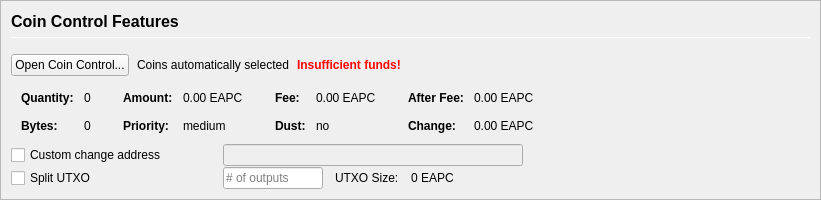
         <widget class="QFrame" name="frameCoinControl">
          <property name="sizePolicy">
           <sizepolicy hsizetype="Expanding" vsizetype="Expanding">
            <horstretch>0</horstretch>
            <verstretch>0</verstretch>
           </sizepolicy>
          </property>
          <property name="maximumSize">
           <size>
            <width>16777215</width>
            <height>16777215</height>
           </size>
          </property>
          <property name="frameShape">
           <enum>QFrame::StyledPanel</enum>
          </property>
          <property name="frameShadow">
           <enum>QFrame::Sunken</enum>
          </property>
          <layout class="QVBoxLayout" name="verticalLayoutCoinControl2">
           <property name="spacing">
            <number>0</number>
           </property>
           <property name="leftMargin">
            <number>0</number>
           </property>
           <property name="topMargin">
            <number>0</number>
           </property>
           <property name="rightMargin">
            <number>0</number>
           </property>
           <property name="bottomMargin">
            <number>0</number>
           </property>
           <item>
            <widget class="QFrame" name="frameCoinControl_BG">
             <layout class="QVBoxLayout" name="verticalLayoutCoinControl" stretch="0,0,0,0,0,0">
              <property name="spacing">
               <number>1</number>
              </property>
              <property name="leftMargin">
               <number>10</number>
              </property>
              <property name="topMargin">
               <number>10</number>
              </property>
              <item>
               <layout class="QHBoxLayout" name="horizontalLayoutCoinControl1">
                <property name="bottomMargin">
                 <number>15</number>
                </property>
                <item>
                 <layout class="QVBoxLayout" name="verticalLayout_3">
                  <property name="spacing">
                   <number>6</number>
                  </property>
                  <item>
                   <widget class="QLabel" name="labelCoinControlFeatures">
                    <property name="sizePolicy">
                     <sizepolicy hsizetype="Preferred" vsizetype="Maximum">
                      <horstretch>0</horstretch>
                      <verstretch>0</verstretch>
                     </sizepolicy>
                    </property>
                    <property name="minimumSize">
                     <size>
                      <width>0</width>
                      <height>20</height>
                     </size>
                    </property>
                    <property name="font">
                     <font>
                      <pointsize>12</pointsize>
                      <weight>75</weight>
                      <bold>true</bold>
                     </font>
                    </property>
                    <property name="styleSheet">
                     <string notr="true">font-weight:bold;</string>
                    </property>
                    <property name="text">
                     <string>Coin Control Features</string>
                    </property>
                   </widget>
                  </item>
                  <item>
                   <widget class="Line" name="line">
                    <property name="minimumSize">
                     <size>
                      <width>0</width>
                      <height>1</height>
                     </size>
                    </property>
                    <property name="maximumSize">
                     <size>
                      <width>16777215</width>
                      <height>1</height>
                     </size>
                    </property>
                    <property name="orientation">
                     <enum>Qt::Horizontal</enum>
                    </property>
                   </widget>
                  </item>
                 </layout>
                </item>
               </layout>
              </item>
              <item>
               <layout class="QHBoxLayout" name="horizontalLayoutCoinControl2" stretch="0,0,0,0">
                <property name="spacing">
                 <number>8</number>
                </property>
                <property name="bottomMargin">
                 <number>10</number>
                </property>
                <item>
                 <widget class="QPushButton" name="pushButtonCoinControl">
                  <property name="styleSheet">
                   <string notr="true"/>
                  </property>
                  <property name="text">
                   <string>Open Coin Control...</string>
                  </property>
                  <property name="autoDefault">
                   <bool>false</bool>
                  </property>
                 </widget>
                </item>
                <item>
                 <widget class="QLabel" name="labelCoinControlAutomaticallySelected">
                  <property name="text">
                   <string>Coins automatically selected</string>
                  </property>
                  <property name="margin">
                   <number>5</number>
                  </property>
                 </widget>
                </item>
                <item>
                 <widget class="QLabel" name="labelCoinControlInsuffFunds">
                  <property name="font">
                   <font>
                    <weight>75</weight>
                    <bold>true</bold>
                   </font>
                  </property>
                  <property name="styleSheet">
                   <string notr="true">color:red;font-weight:bold;</string>
                  </property>
                  <property name="text">
                   <string>Insufficient funds!</string>
                  </property>
                  <property name="margin">
                   <number>5</number>
                  </property>
                 </widget>
                </item>
                <item>
                 <spacer name="horizontalSpacerCoinControl">
                  <property name="orientation">
                   <enum>Qt::Horizontal</enum>
                  </property>
                  <property name="sizeHint" stdset="0">
                   <size>
                    <width>40</width>
                    <height>1</height>
                   </size>
                  </property>
                 </spacer>
                </item>
               </layout>
              </item>
              <item>
               <widget class="QWidget" name="widgetCoinControl" native="true">
                <property name="sizePolicy">
                 <sizepolicy hsizetype="Preferred" vsizetype="Preferred">
                  <horstretch>0</horstretch>
                  <verstretch>0</verstretch>
                 </sizepolicy>
                </property>
                <property name="minimumSize">
                 <size>
                  <width>0</width>
                  <height>0</height>
                 </size>
                </property>
                <property name="styleSheet">
                 <string notr="true"/>
                </property>
                <layout class="QHBoxLayout" name="horizontalLayoutCoinControl5">
                 <property name="leftMargin">
                  <number>0</number>
                 </property>
                 <property name="topMargin">
                  <number>0</number>
                 </property>
                 <property name="rightMargin">
                  <number>0</number>
                 </property>
                 <property name="bottomMargin">
                  <number>0</number>
                 </property>
                 <item>
                  <layout class="QHBoxLayout" name="horizontalLayoutCoinControl3" stretch="0,0,0,1">
                   <property name="spacing">
                    <number>20</number>
                   </property>
                   <property name="topMargin">
                    <number>0</number>
                   </property>
                   <property name="bottomMargin">
                    <number>10</number>
                   </property>
                   <item>
                    <layout class="QFormLayout" name="formLayoutCoinControl1">
                     <property name="horizontalSpacing">
                      <number>10</number>
                     </property>
                     <property name="verticalSpacing">
                      <number>14</number>
                     </property>
                     <property name="leftMargin">
                      <number>10</number>
                     </property>
                     <property name="topMargin">
                      <number>4</number>
                     </property>
                     <property name="rightMargin">
                      <number>6</number>
                     </property>
                     <item row="0" column="0">
                      <widget class="QLabel" name="labelCoinControlQuantityText">
                       <property name="font">
                        <font>
                         <weight>75</weight>
                         <bold>true</bold>
                        </font>
                       </property>
                       <property name="text">
                        <string>Quantity:</string>
                       </property>
                       <property name="margin">
                        <number>0</number>
                       </property>
                      </widget>
                     </item>
                     <item row="0" column="1">
                      <widget class="QLabel" name="labelCoinControlQuantity">
                       <property name="cursor">
                        <cursorShape>IBeamCursor</cursorShape>
                       </property>
                       <property name="contextMenuPolicy">
                        <enum>Qt::ActionsContextMenu</enum>
                       </property>
                       <property name="text">
                        <string notr="true">0</string>
                       </property>
                       <property name="margin">
                        <number>0</number>
                       </property>
                       <property name="textInteractionFlags">
                        <set>Qt::LinksAccessibleByMouse|Qt::TextSelectableByKeyboard|Qt::TextSelectableByMouse</set>
                       </property>
                      </widget>
                     </item>
                     <item row="1" column="0">
                      <widget class="QLabel" name="labelCoinControlBytesText">
                       <property name="font">
                        <font>
                         <weight>75</weight>
                         <bold>true</bold>
                        </font>
                       </property>
                       <property name="text">
                        <string>Bytes:</string>
                       </property>
                      </widget>
                     </item>
                     <item row="1" column="1">
                      <widget class="QLabel" name="labelCoinControlBytes">
                       <property name="cursor">
                        <cursorShape>IBeamCursor</cursorShape>
                       </property>
                       <property name="contextMenuPolicy">
                        <enum>Qt::ActionsContextMenu</enum>
                       </property>
                       <property name="text">
                        <string notr="true">0</string>
                       </property>
                       <property name="textInteractionFlags">
                        <set>Qt::LinksAccessibleByMouse|Qt::TextSelectableByKeyboard|Qt::TextSelectableByMouse</set>
                       </property>
                      </widget>
                     </item>
                    </layout>
                   </item>
                   <item>
                    <layout class="QFormLayout" name="formLayoutCoinControl2">
                     <property name="horizontalSpacing">
                      <number>10</number>
                     </property>
                     <property name="verticalSpacing">
                      <number>14</number>
                     </property>
                     <property name="leftMargin">
                      <number>6</number>
                     </property>
                     <property name="topMargin">
                      <number>4</number>
                     </property>
                     <property name="rightMargin">
                      <number>6</number>
                     </property>
                     <item row="0" column="0">
                      <widget class="QLabel" name="labelCoinControlAmountText">
                       <property name="font">
                        <font>
                         <weight>75</weight>
                         <bold>true</bold>
                        </font>
                       </property>
                       <property name="text">
                        <string>Amount:</string>
                       </property>
                       <property name="margin">
                        <number>0</number>
                       </property>
                      </widget>
                     </item>
                     <item row="0" column="1">
                      <widget class="QLabel" name="labelCoinControlAmount">
                       <property name="cursor">
                        <cursorShape>IBeamCursor</cursorShape>
                       </property>
                       <property name="contextMenuPolicy">
                        <enum>Qt::ActionsContextMenu</enum>
                       </property>
                       <property name="text">
                        <string notr="true">0.00 EAPC</string>
                       </property>
                       <property name="textInteractionFlags">
                        <set>Qt::LinksAccessibleByMouse|Qt::TextSelectableByKeyboard|Qt::TextSelectableByMouse</set>
                       </property>
                      </widget>
                     </item>
                     <item row="1" column="0">
                      <widget class="QLabel" name="labelCoinControlPriorityText">
                       <property name="font">
                        <font>
                         <weight>75</weight>
                         <bold>true</bold>
                        </font>
                       </property>
                       <property name="text">
                        <string>Priority:</string>
                       </property>
                      </widget>
                     </item>
                     <item row="1" column="1">
                      <widget class="QLabel" name="labelCoinControlPriority">
                       <property name="cursor">
                        <cursorShape>IBeamCursor</cursorShape>
                       </property>
                       <property name="contextMenuPolicy">
                        <enum>Qt::ActionsContextMenu</enum>
                       </property>
                       <property name="text">
                        <string>medium</string>
                       </property>
                       <property name="textInteractionFlags">
                        <set>Qt::LinksAccessibleByMouse|Qt::TextSelectableByKeyboard|Qt::TextSelectableByMouse</set>
                       </property>
                      </widget>
                     </item>
                    </layout>
                   </item>
                   <item>
                    <layout class="QFormLayout" name="formLayoutCoinControl3">
                     <property name="horizontalSpacing">
                      <number>10</number>
                     </property>
                     <property name="verticalSpacing">
                      <number>14</number>
                     </property>
                     <property name="leftMargin">
                      <number>6</number>
                     </property>
                     <property name="topMargin">
                      <number>4</number>
                     </property>
                     <property name="rightMargin">
                      <number>6</number>
                     </property>
                     <item row="0" column="0">
                      <widget class="QLabel" name="labelCoinControlFeeText">
                       <property name="font">
                        <font>
                         <weight>75</weight>
                         <bold>true</bold>
                        </font>
                       </property>
                       <property name="text">
                        <string>Fee:</string>
                       </property>
                       <property name="margin">
                        <number>0</number>
                       </property>
                      </widget>
                     </item>
                     <item row="0" column="1">
                      <widget class="QLabel" name="labelCoinControlFee">
                       <property name="cursor">
                        <cursorShape>IBeamCursor</cursorShape>
                       </property>
                       <property name="contextMenuPolicy">
                        <enum>Qt::ActionsContextMenu</enum>
                       </property>
                       <property name="text">
                        <string notr="true">0.00 EAPC</string>
                       </property>
                       <property name="textInteractionFlags">
                        <set>Qt::LinksAccessibleByMouse|Qt::TextSelectableByKeyboard|Qt::TextSelectableByMouse</set>
                       </property>
                      </widget>
                     </item>
                     <item row="1" column="0">
                      <widget class="QLabel" name="labelCoinControlLowOutputText">
                       <property name="font">
                        <font>
                         <weight>75</weight>
                         <bold>true</bold>
                        </font>
                       </property>
                       <property name="text">
                        <string>Dust:</string>
                       </property>
                      </widget>
                     </item>
                     <item row="1" column="1">
                      <widget class="QLabel" name="labelCoinControlLowOutput">
                       <property name="cursor">
                        <cursorShape>IBeamCursor</cursorShape>
                       </property>
                       <property name="contextMenuPolicy">
                        <enum>Qt::ActionsContextMenu</enum>
                       </property>
                       <property name="text">
                        <string>no</string>
                       </property>
                       <property name="textInteractionFlags">
                        <set>Qt::LinksAccessibleByMouse|Qt::TextSelectableByKeyboard|Qt::TextSelectableByMouse</set>
                       </property>
                      </widget>
                     </item>
                    </layout>
                   </item>
                   <item>
                    <layout class="QFormLayout" name="formLayoutCoinControl4">
                     <property name="horizontalSpacing">
                      <number>10</number>
                     </property>
                     <property name="verticalSpacing">
                      <number>14</number>
                     </property>
                     <property name="leftMargin">
                      <number>6</number>
                     </property>
                     <property name="topMargin">
                      <number>4</number>
                     </property>
                     <property name="rightMargin">
                      <number>6</number>
                     </property>
                     <item row="0" column="0">
                      <widget class="QLabel" name="labelCoinControlAfterFeeText">
                       <property name="font">
                        <font>
                         <weight>75</weight>
                         <bold>true</bold>
                        </font>
                       </property>
                       <property name="text">
                        <string>After Fee:</string>
                       </property>
                       <property name="margin">
                        <number>0</number>
                       </property>
                      </widget>
                     </item>
                     <item row="0" column="1">
                      <widget class="QLabel" name="labelCoinControlAfterFee">
                       <property name="cursor">
                        <cursorShape>IBeamCursor</cursorShape>
                       </property>
                       <property name="contextMenuPolicy">
                        <enum>Qt::ActionsContextMenu</enum>
                       </property>
                       <property name="text">
                        <string notr="true">0.00 EAPC</string>
                       </property>
                       <property name="textInteractionFlags">
                        <set>Qt::LinksAccessibleByMouse|Qt::TextSelectableByKeyboard|Qt::TextSelectableByMouse</set>
                       </property>
                      </widget>
                     </item>
                     <item row="1" column="0">
                      <widget class="QLabel" name="labelCoinControlChangeText">
                       <property name="font">
                        <font>
                         <weight>75</weight>
                         <bold>true</bold>
                        </font>
                       </property>
                       <property name="text">
                        <string>Change:</string>
                       </property>
                      </widget>
                     </item>
                     <item row="1" column="1">
                      <widget class="QLabel" name="labelCoinControlChange">
                       <property name="cursor">
                        <cursorShape>IBeamCursor</cursorShape>
                       </property>
                       <property name="contextMenuPolicy">
                        <enum>Qt::ActionsContextMenu</enum>
                       </property>
                       <property name="text">
                        <string notr="true">0.00 EAPC</string>
                       </property>
                       <property name="textInteractionFlags">
                        <set>Qt::LinksAccessibleByMouse|Qt::TextSelectableByKeyboard|Qt::TextSelectableByMouse</set>
                       </property>
                      </widget>
                     </item>
                    </layout>
                   </item>
                  </layout>
                 </item>
                </layout>
               </widget>
              </item>
              <item>
               <layout class="QHBoxLayout" name="horizontalLayoutCoinControl4">
                <property name="spacing">
                 <number>12</number>
                </property>
                <property name="sizeConstraint">
                 <enum>QLayout::SetDefaultConstraint</enum>
                </property>
                <property name="topMargin">
                 <number>0</number>
                </property>
                <property name="rightMargin">
                 <number>0</number>
                </property>
                <item>
                 <widget class="QCheckBox" name="checkBoxCoinControlChange">
                  <property name="sizePolicy">
                   <sizepolicy hsizetype="Preferred" vsizetype="Preferred">
                    <horstretch>0</horstretch>
                    <verstretch>0</verstretch>
                   </sizepolicy>
                  </property>
                  <property name="minimumSize">
                   <size>
                    <width>200</width>
                    <height>0</height>
                   </size>
                  </property>
                  <property name="maximumSize">
                   <size>
                    <width>200</width>
                    <height>16777215</height>
                   </size>
                  </property>
                  <property name="toolTip">
                   <string>If this is activated, but the change address is empty or invalid, change will be sent to a newly generated address.</string>
                  </property>
                  <property name="text">
                   <string>Custom change address</string>
                  </property>
                 </widget>
                </item>
                <item>
                 <widget class="QValidatedLineEdit" name="lineEditCoinControlChange">
                  <property name="enabled">
                   <bool>false</bool>
                  </property>
                  <property name="sizePolicy">
                   <sizepolicy hsizetype="Preferred" vsizetype="Preferred">
                    <horstretch>0</horstretch>
                    <verstretch>0</verstretch>
                   </sizepolicy>
                  </property>
                  <property name="minimumSize">
                   <size>
                    <width>300</width>
                    <height>0</height>
                   </size>
                  </property>
                 </widget>
                </item>
                <item>
                 <widget class="QLabel" name="labelCoinControlChangeLabel">
                  <property name="sizePolicy">
                   <sizepolicy hsizetype="Preferred" vsizetype="Preferred">
                    <horstretch>0</horstretch>
                    <verstretch>0</verstretch>
                   </sizepolicy>
                  </property>
                  <property name="minimumSize">
                   <size>
                    <width>100</width>
                    <height>0</height>
                   </size>
                  </property>
                  <property name="text">
                   <string/>
                  </property>
                  <property name="margin">
                   <number>3</number>
                  </property>
                 </widget>
                </item>
               </layout>
              </item>
              <item>
               <layout class="QHBoxLayout" name="horizontalLayoutCoinControl6">
                <property name="spacing">
                 <number>12</number>
                </property>
                <property name="rightMargin">
                 <number>0</number>
                </property>
                <item>
                 <widget class="QCheckBox" name="splitBlockCheckBox">
                  <property name="sizePolicy">
                   <sizepolicy hsizetype="Preferred" vsizetype="Preferred">
                    <horstretch>0</horstretch>
                    <verstretch>0</verstretch>
                   </sizepolicy>
                  </property>
                  <property name="minimumSize">
                   <size>
                    <width>200</width>
                    <height>0</height>
                   </size>
                  </property>
                  <property name="maximumSize">
                   <size>
                    <width>200</width>
                    <height>16777215</height>
                   </size>
                  </property>
                  <property name="text">
                   <string>Split UTXO</string>
                  </property>
                 </widget>
                </item>
                <item>
                 <widget class="QLineEdit" name="splitBlockLineEdit">
                  <property name="sizePolicy">
                   <sizepolicy hsizetype="Preferred" vsizetype="Preferred">
                    <horstretch>50</horstretch>
                    <verstretch>0</verstretch>
                   </sizepolicy>
                  </property>
                  <property name="minimumSize">
                   <size>
                    <width>100</width>
                    <height>0</height>
                   </size>
                  </property>
                  <property name="maximumSize">
                   <size>
                    <width>100</width>
                    <height>16777215</height>
                   </size>
                  </property>
                  <property name="placeholderText">
                   <string># of outputs</string>
                  </property>
                 </widget>
                </item>
                <item>
                 <widget class="QLabel" name="labelBlockSizeText">
                  <property name="text">
                   <string>UTXO Size:</string>
                  </property>
                 </widget>
                </item>
                <item>
                 <widget class="QLabel" name="labelBlockSize">
                  <property name="text">
                   <string>0 EAPC</string>
                  </property>
                 </widget>
                </item>
                <item>
                 <spacer name="horizontalSpacer_7">
                  <property name="orientation">
                   <enum>Qt::Horizontal</enum>
                  </property>
                  <property name="sizeHint" stdset="0">
                   <size>
                    <width>40</width>
                    <height>20</height>
                   </size>
                  </property>
                 </spacer>
                </item>
               </layout>
              </item>
              <item>
               <spacer name="verticalSpacerCoinControl">
                <property name="orientation">
                 <enum>Qt::Vertical</enum>
                </property>
                <property name="sizeHint" stdset="0">
                 <size>
                  <width>800</width>
                  <height>1</height>
                 </size>
                </property>
               </spacer>
              </item>
             </layout>
            </widget>
           </item>
          </layout>
         </widget>
